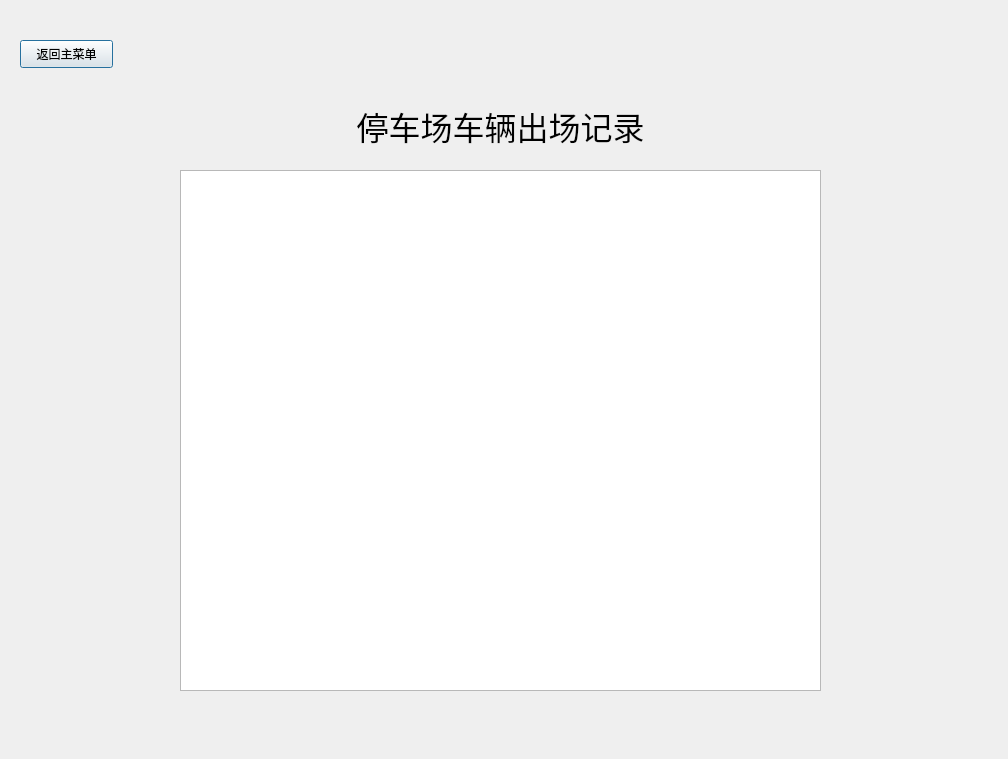
<?xml version="1.0" encoding="UTF-8"?>
<ui version="4.0">
 <class>Dialog</class>
 <widget class="QDialog" name="Dialog">
  <property name="geometry">
   <rect>
    <x>0</x>
    <y>0</y>
    <width>1008</width>
    <height>759</height>
   </rect>
  </property>
  <property name="windowTitle">
   <string>Dialog</string>
  </property>
  <property name="styleSheet">
   <string notr="true">#Dialog{background-image:url(:/back1.png)}</string>
  </property>
  <widget class="QLabel" name="label">
   <property name="geometry">
    <rect>
     <x>70</x>
     <y>10</y>
     <width>861</width>
     <height>231</height>
    </rect>
   </property>
   <property name="font">
    <font>
     <family>黑体</family>
     <pointsize>24</pointsize>
     <weight>50</weight>
     <bold>false</bold>
    </font>
   </property>
   <property name="text">
    <string>停车场车辆出场记录</string>
   </property>
   <property name="textFormat">
    <enum>Qt::AutoText</enum>
   </property>
   <property name="alignment">
    <set>Qt::AlignCenter</set>
   </property>
  </widget>
  <widget class="QPlainTextEdit" name="plainTextEdit">
   <property name="geometry">
    <rect>
     <x>180</x>
     <y>170</y>
     <width>641</width>
     <height>521</height>
    </rect>
   </property>
  </widget>
  <widget class="QPushButton" name="backButton">
   <property name="geometry">
    <rect>
     <x>20</x>
     <y>40</y>
     <width>93</width>
     <height>28</height>
    </rect>
   </property>
   <property name="text">
    <string>返回主菜单</string>
   </property>
  </widget>
 </widget>
 <resources>
  <include location="../data/background_image.qrc"/>
 </resources>
 <connections>
  <connection>
   <sender>backButton</sender>
   <signal>clicked()</signal>
   <receiver>Dialog</receiver>
   <slot>back_to()</slot>
   <hints>
    <hint type="sourcelabel">
     <x>66</x>
     <y>53</y>
    </hint>
    <hint type="destinationlabel">
     <x>503</x>
     <y>379</y>
    </hint>
   </hints>
  </connection>
 </connections>
 <slots>
  <slot>back_to()</slot>
 </slots>
</ui>
